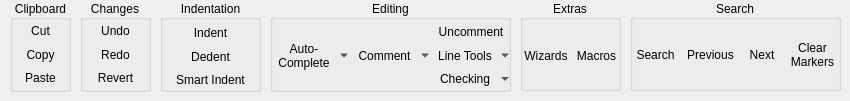
    <widget class="QWidget" name="tabEdit">
     <attribute name="title">
      <string>Edit</string>
     </attribute>
     <widget class="QGroupBox" name="groupBox">
      <property name="geometry">
       <rect>
        <x>10</x>
        <y>0</y>
        <width>61</width>
        <height>92</height>
       </rect>
      </property>
      <property name="sizePolicy">
       <sizepolicy hsizetype="Fixed" vsizetype="Fixed">
        <horstretch>0</horstretch>
        <verstretch>0</verstretch>
       </sizepolicy>
      </property>
      <property name="title">
       <string>Clipboard</string>
      </property>
      <property name="alignment">
       <set>Qt::AlignCenter</set>
      </property>
      <property name="flat">
       <bool>true</bool>
      </property>
      <widget class="QWidget" name="layoutWidget">
       <property name="geometry">
        <rect>
         <x>0</x>
         <y>19</y>
         <width>61</width>
         <height>71</height>
        </rect>
       </property>
       <layout class="QVBoxLayout" name="verticalLayout">
        <property name="spacing">
         <number>0</number>
        </property>
        <item>
         <widget class="QToolButton" name="toolButton">
          <property name="sizePolicy">
           <sizepolicy hsizetype="Preferred" vsizetype="Expanding">
            <horstretch>0</horstretch>
            <verstretch>0</verstretch>
           </sizepolicy>
          </property>
          <property name="minimumSize">
           <size>
            <width>44</width>
            <height>22</height>
           </size>
          </property>
          <property name="text">
           <string>Cut</string>
          </property>
          <property name="icon">
           <iconset resource="../../Resources/Icons/ericActions.qrc">
            <normaloff>:/Edit/editCut.png</normaloff>:/Edit/editCut.png</iconset>
          </property>
          <property name="iconSize">
           <size>
            <width>16</width>
            <height>16</height>
           </size>
          </property>
          <property name="toolButtonStyle">
           <enum>Qt::ToolButtonTextBesideIcon</enum>
          </property>
          <property name="autoRaise">
           <bool>true</bool>
          </property>
         </widget>
        </item>
        <item>
         <widget class="QToolButton" name="toolButton_6">
          <property name="sizePolicy">
           <sizepolicy hsizetype="Preferred" vsizetype="Expanding">
            <horstretch>0</horstretch>
            <verstretch>0</verstretch>
           </sizepolicy>
          </property>
          <property name="minimumSize">
           <size>
            <width>44</width>
            <height>22</height>
           </size>
          </property>
          <property name="text">
           <string>Copy</string>
          </property>
          <property name="icon">
           <iconset resource="../../Resources/Icons/ericActions.qrc">
            <normaloff>:/Edit/editCopy.png</normaloff>:/Edit/editCopy.png</iconset>
          </property>
          <property name="iconSize">
           <size>
            <width>16</width>
            <height>16</height>
           </size>
          </property>
          <property name="toolButtonStyle">
           <enum>Qt::ToolButtonTextBesideIcon</enum>
          </property>
          <property name="autoRaise">
           <bool>true</bool>
          </property>
         </widget>
        </item>
        <item>
         <widget class="QToolButton" name="toolButton_7">
          <property name="sizePolicy">
           <sizepolicy hsizetype="Preferred" vsizetype="Expanding">
            <horstretch>0</horstretch>
            <verstretch>0</verstretch>
           </sizepolicy>
          </property>
          <property name="minimumSize">
           <size>
            <width>44</width>
            <height>22</height>
           </size>
          </property>
          <property name="text">
           <string>Paste</string>
          </property>
          <property name="icon">
           <iconset resource="../../Resources/Icons/ericActions.qrc">
            <normaloff>:/Edit/editPaste.png</normaloff>:/Edit/editPaste.png</iconset>
          </property>
          <property name="iconSize">
           <size>
            <width>16</width>
            <height>16</height>
           </size>
          </property>
          <property name="toolButtonStyle">
           <enum>Qt::ToolButtonTextBesideIcon</enum>
          </property>
          <property name="autoRaise">
           <bool>true</bool>
          </property>
         </widget>
        </item>
       </layout>
      </widget>
     </widget>
     <widget class="QGroupBox" name="groupBox_2">
      <property name="geometry">
       <rect>
        <x>80</x>
        <y>0</y>
        <width>71</width>
        <height>92</height>
       </rect>
      </property>
      <property name="sizePolicy">
       <sizepolicy hsizetype="Fixed" vsizetype="Fixed">
        <horstretch>0</horstretch>
        <verstretch>0</verstretch>
       </sizepolicy>
      </property>
      <property name="title">
       <string>Changes</string>
      </property>
      <property name="alignment">
       <set>Qt::AlignCenter</set>
      </property>
      <property name="flat">
       <bool>true</bool>
      </property>
      <widget class="QWidget" name="layoutWidget">
       <property name="geometry">
        <rect>
         <x>0</x>
         <y>19</y>
         <width>71</width>
         <height>71</height>
        </rect>
       </property>
       <layout class="QVBoxLayout" name="verticalLayout_2">
        <property name="spacing">
         <number>0</number>
        </property>
        <item>
         <widget class="QToolButton" name="toolButton_2">
          <property name="sizePolicy">
           <sizepolicy hsizetype="Preferred" vsizetype="Expanding">
            <horstretch>0</horstretch>
            <verstretch>0</verstretch>
           </sizepolicy>
          </property>
          <property name="minimumSize">
           <size>
            <width>44</width>
            <height>22</height>
           </size>
          </property>
          <property name="text">
           <string>Undo</string>
          </property>
          <property name="icon">
           <iconset resource="../../Resources/Icons/ericActions.qrc">
            <normaloff>:/Edit/editUndo.png</normaloff>:/Edit/editUndo.png</iconset>
          </property>
          <property name="iconSize">
           <size>
            <width>16</width>
            <height>16</height>
           </size>
          </property>
          <property name="toolButtonStyle">
           <enum>Qt::ToolButtonTextBesideIcon</enum>
          </property>
          <property name="autoRaise">
           <bool>true</bool>
          </property>
         </widget>
        </item>
        <item>
         <widget class="QToolButton" name="toolButton_8">
          <property name="sizePolicy">
           <sizepolicy hsizetype="Preferred" vsizetype="Expanding">
            <horstretch>0</horstretch>
            <verstretch>0</verstretch>
           </sizepolicy>
          </property>
          <property name="minimumSize">
           <size>
            <width>44</width>
            <height>22</height>
           </size>
          </property>
          <property name="text">
           <string>Redo</string>
          </property>
          <property name="icon">
           <iconset resource="../../Resources/Icons/ericActions.qrc">
            <normaloff>:/Edit/editRedo.png</normaloff>:/Edit/editRedo.png</iconset>
          </property>
          <property name="iconSize">
           <size>
            <width>16</width>
            <height>16</height>
           </size>
          </property>
          <property name="toolButtonStyle">
           <enum>Qt::ToolButtonTextBesideIcon</enum>
          </property>
          <property name="autoRaise">
           <bool>true</bool>
          </property>
         </widget>
        </item>
        <item>
         <widget class="QToolButton" name="toolButton_9">
          <property name="sizePolicy">
           <sizepolicy hsizetype="Preferred" vsizetype="Expanding">
            <horstretch>0</horstretch>
            <verstretch>0</verstretch>
           </sizepolicy>
          </property>
          <property name="minimumSize">
           <size>
            <width>44</width>
            <height>22</height>
           </size>
          </property>
          <property name="text">
           <string>Revert</string>
          </property>
          <property name="icon">
           <iconset resource="../../Resources/Icons/ericActions.qrc">
            <normaloff>:/Edit/revert.png</normaloff>:/Edit/revert.png</iconset>
          </property>
          <property name="iconSize">
           <size>
            <width>16</width>
            <height>16</height>
           </size>
          </property>
          <property name="toolButtonStyle">
           <enum>Qt::ToolButtonTextBesideIcon</enum>
          </property>
          <property name="autoRaise">
           <bool>true</bool>
          </property>
         </widget>
        </item>
       </layout>
      </widget>
     </widget>
     <widget class="QGroupBox" name="groupBox_3">
      <property name="geometry">
       <rect>
        <x>160</x>
        <y>0</y>
        <width>101</width>
        <height>92</height>
       </rect>
      </property>
      <property name="sizePolicy">
       <sizepolicy hsizetype="Fixed" vsizetype="Fixed">
        <horstretch>0</horstretch>
        <verstretch>0</verstretch>
       </sizepolicy>
      </property>
      <property name="title">
       <string>Indentation</string>
      </property>
      <property name="alignment">
       <set>Qt::AlignCenter</set>
      </property>
      <property name="flat">
       <bool>true</bool>
      </property>
      <widget class="QWidget" name="layoutWidget">
       <property name="geometry">
        <rect>
         <x>0</x>
         <y>21</y>
         <width>101</width>
         <height>71</height>
        </rect>
       </property>
       <layout class="QVBoxLayout" name="verticalLayout_4">
        <property name="spacing">
         <number>0</number>
        </property>
        <item>
         <widget class="QToolButton" name="toolButton_12">
          <property name="sizePolicy">
           <sizepolicy hsizetype="Preferred" vsizetype="Expanding">
            <horstretch>0</horstretch>
            <verstretch>0</verstretch>
           </sizepolicy>
          </property>
          <property name="minimumSize">
           <size>
            <width>44</width>
            <height>0</height>
           </size>
          </property>
          <property name="text">
           <string>Indent</string>
          </property>
          <property name="icon">
           <iconset resource="../../Resources/Icons/ericActions.qrc">
            <normaloff>:/Edit/editIndent.png</normaloff>:/Edit/editIndent.png</iconset>
          </property>
          <property name="iconSize">
           <size>
            <width>16</width>
            <height>16</height>
           </size>
          </property>
          <property name="toolButtonStyle">
           <enum>Qt::ToolButtonTextBesideIcon</enum>
          </property>
          <property name="autoRaise">
           <bool>true</bool>
          </property>
         </widget>
        </item>
        <item>
         <widget class="QToolButton" name="toolButton_13">
          <property name="sizePolicy">
           <sizepolicy hsizetype="Preferred" vsizetype="Expanding">
            <horstretch>0</horstretch>
            <verstretch>0</verstretch>
           </sizepolicy>
          </property>
          <property name="minimumSize">
           <size>
            <width>44</width>
            <height>0</height>
           </size>
          </property>
          <property name="text">
           <string>Dedent</string>
          </property>
          <property name="icon">
           <iconset resource="../../Resources/Icons/ericActions.qrc">
            <normaloff>:/Edit/editUnindent.png</normaloff>:/Edit/editUnindent.png</iconset>
          </property>
          <property name="iconSize">
           <size>
            <width>16</width>
            <height>16</height>
           </size>
          </property>
          <property name="toolButtonStyle">
           <enum>Qt::ToolButtonTextBesideIcon</enum>
          </property>
          <property name="autoRaise">
           <bool>true</bool>
          </property>
         </widget>
        </item>
        <item>
         <widget class="QToolButton" name="toolButton_11">
          <property name="sizePolicy">
           <sizepolicy hsizetype="Preferred" vsizetype="Expanding">
            <horstretch>0</horstretch>
            <verstretch>0</verstretch>
           </sizepolicy>
          </property>
          <property name="minimumSize">
           <size>
            <width>44</width>
            <height>0</height>
           </size>
          </property>
          <property name="text">
           <string>Smart Indent</string>
          </property>
          <property name="icon">
           <iconset resource="../../Resources/Icons/ericActions.qrc">
            <normaloff>:/Edit/editSmartIndent.png</normaloff>:/Edit/editSmartIndent.png</iconset>
          </property>
          <property name="iconSize">
           <size>
            <width>16</width>
            <height>16</height>
           </size>
          </property>
          <property name="toolButtonStyle">
           <enum>Qt::ToolButtonTextBesideIcon</enum>
          </property>
          <property name="autoRaise">
           <bool>true</bool>
          </property>
         </widget>
        </item>
       </layout>
      </widget>
     </widget>
     <widget class="QGroupBox" name="groupBox_4">
      <property name="geometry">
       <rect>
        <x>270</x>
        <y>0</y>
        <width>241</width>
        <height>92</height>
       </rect>
      </property>
      <property name="sizePolicy">
       <sizepolicy hsizetype="Fixed" vsizetype="Fixed">
        <horstretch>0</horstretch>
        <verstretch>0</verstretch>
       </sizepolicy>
      </property>
      <property name="title">
       <string>Editing</string>
      </property>
      <property name="alignment">
       <set>Qt::AlignCenter</set>
      </property>
      <property name="flat">
       <bool>true</bool>
      </property>
      <widget class="QWidget" name="">
       <property name="geometry">
        <rect>
         <x>0</x>
         <y>20</y>
         <width>241</width>
         <height>71</height>
        </rect>
       </property>
       <layout class="QGridLayout" name="gridLayout_6">
        <property name="spacing">
         <number>0</number>
        </property>
        <item row="0" column="0" rowspan="3">
         <widget class="QToolButton" name="toolButton_50">
          <property name="sizePolicy">
           <sizepolicy hsizetype="Preferred" vsizetype="Expanding">
            <horstretch>0</horstretch>
            <verstretch>0</verstretch>
           </sizepolicy>
          </property>
          <property name="minimumSize">
           <size>
            <width>44</width>
            <height>22</height>
           </size>
          </property>
          <property name="text">
           <string>Auto-
Complete</string>
          </property>
          <property name="icon">
           <iconset resource="../../Resources/Icons/ericActions.qrc">
            <normaloff>:/Edit/autocomplete.png</normaloff>:/Edit/autocomplete.png</iconset>
          </property>
          <property name="iconSize">
           <size>
            <width>32</width>
            <height>32</height>
           </size>
          </property>
          <property name="popupMode">
           <enum>QToolButton::MenuButtonPopup</enum>
          </property>
          <property name="toolButtonStyle">
           <enum>Qt::ToolButtonTextUnderIcon</enum>
          </property>
          <property name="autoRaise">
           <bool>true</bool>
          </property>
         </widget>
        </item>
        <item row="0" column="1" rowspan="3">
         <widget class="QToolButton" name="toolButton_4">
          <property name="sizePolicy">
           <sizepolicy hsizetype="Preferred" vsizetype="Expanding">
            <horstretch>0</horstretch>
            <verstretch>0</verstretch>
           </sizepolicy>
          </property>
          <property name="minimumSize">
           <size>
            <width>44</width>
            <height>22</height>
           </size>
          </property>
          <property name="text">
           <string>Comment</string>
          </property>
          <property name="icon">
           <iconset resource="../../Resources/Icons/ericActions.qrc">
            <normaloff>:/Edit/editComment.png</normaloff>:/Edit/editComment.png</iconset>
          </property>
          <property name="iconSize">
           <size>
            <width>32</width>
            <height>32</height>
           </size>
          </property>
          <property name="popupMode">
           <enum>QToolButton::MenuButtonPopup</enum>
          </property>
          <property name="toolButtonStyle">
           <enum>Qt::ToolButtonTextUnderIcon</enum>
          </property>
          <property name="autoRaise">
           <bool>true</bool>
          </property>
         </widget>
        </item>
        <item row="0" column="2">
         <widget class="QToolButton" name="toolButton_10">
          <property name="sizePolicy">
           <sizepolicy hsizetype="Preferred" vsizetype="Expanding">
            <horstretch>0</horstretch>
            <verstretch>0</verstretch>
           </sizepolicy>
          </property>
          <property name="minimumSize">
           <size>
            <width>44</width>
            <height>22</height>
           </size>
          </property>
          <property name="text">
           <string>Uncomment</string>
          </property>
          <property name="icon">
           <iconset resource="../../Resources/Icons/ericActions.qrc">
            <normaloff>:/Edit/editUncomment.png</normaloff>:/Edit/editUncomment.png</iconset>
          </property>
          <property name="iconSize">
           <size>
            <width>16</width>
            <height>16</height>
           </size>
          </property>
          <property name="toolButtonStyle">
           <enum>Qt::ToolButtonTextBesideIcon</enum>
          </property>
          <property name="autoRaise">
           <bool>true</bool>
          </property>
         </widget>
        </item>
        <item row="1" column="2">
         <widget class="QToolButton" name="toolButton_14">
          <property name="sizePolicy">
           <sizepolicy hsizetype="Preferred" vsizetype="Expanding">
            <horstretch>0</horstretch>
            <verstretch>0</verstretch>
           </sizepolicy>
          </property>
          <property name="minimumSize">
           <size>
            <width>44</width>
            <height>22</height>
           </size>
          </property>
          <property name="toolTip">
           <string>&lt;!DOCTYPE HTML PUBLIC &quot;-//W3C//DTD HTML 4.0//EN&quot; &quot;http://www.w3.org/TR/REC-html40/strict.dtd&quot;&gt;
&lt;html&gt;&lt;head&gt;&lt;meta name=&quot;qrichtext&quot; content=&quot;1&quot; /&gt;&lt;style type=&quot;text/css&quot;&gt;
p, li { white-space: pre-wrap; }
&lt;/style&gt;&lt;/head&gt;&lt;body style=&quot; font-family:'MS Shell Dlg 2'; font-size:8.25pt; font-weight:400; font-style:normal;&quot;&gt;
&lt;p style=&quot; margin-top:0px; margin-bottom:0px; margin-left:0px; margin-right:0px; -qt-block-indent:0; text-indent:0px;&quot;&gt;&lt;span style=&quot; font-size:8pt;&quot;&gt;Menu:&lt;/span&gt;&lt;/p&gt;
&lt;p style=&quot; margin-top:0px; margin-bottom:0px; margin-left:0px; margin-right:0px; -qt-block-indent:0; text-indent:0px;&quot;&gt;&lt;span style=&quot; font-size:8pt;&quot;&gt;Clear Line&lt;/span&gt;&lt;/p&gt;
&lt;p style=&quot; margin-top:0px; margin-bottom:0px; margin-left:0px; margin-right:0px; -qt-block-indent:0; text-indent:0px;&quot;&gt;&lt;span style=&quot; font-size:8pt;&quot;&gt;Convert EOL Characters&lt;/span&gt;&lt;/p&gt;
&lt;p style=&quot; margin-top:0px; margin-bottom:0px; margin-left:0px; margin-right:0px; -qt-block-indent:0; text-indent:0px;&quot;&gt;&lt;span style=&quot; font-size:8pt;&quot;&gt;Shorten Blank Lines&lt;/span&gt;&lt;/p&gt;&lt;/body&gt;&lt;/html&gt;</string>
          </property>
          <property name="text">
           <string>Line Tools</string>
          </property>
          <property name="icon">
           <iconset resource="../../Resources/Icons/ericActions.qrc">
            <normaloff>:/Edit/edit_pen.png</normaloff>:/Edit/edit_pen.png</iconset>
          </property>
          <property name="iconSize">
           <size>
            <width>16</width>
            <height>16</height>
           </size>
          </property>
          <property name="popupMode">
           <enum>QToolButton::MenuButtonPopup</enum>
          </property>
          <property name="toolButtonStyle">
           <enum>Qt::ToolButtonTextBesideIcon</enum>
          </property>
          <property name="autoRaise">
           <bool>true</bool>
          </property>
         </widget>
        </item>
        <item row="2" column="2">
         <widget class="QToolButton" name="toolButton_15">
          <property name="sizePolicy">
           <sizepolicy hsizetype="Preferred" vsizetype="Expanding">
            <horstretch>0</horstretch>
            <verstretch>0</verstretch>
           </sizepolicy>
          </property>
          <property name="minimumSize">
           <size>
            <width>44</width>
            <height>22</height>
           </size>
          </property>
          <property name="toolTip">
           <string>Menu:
Syntax
Indentation
Spelling
-----
Automatic Spellcheck</string>
          </property>
          <property name="text">
           <string>Checking</string>
          </property>
          <property name="icon">
           <iconset resource="../../Resources/Icons/ericActions.qrc">
            <normaloff>:/Tools/masterProject.png</normaloff>:/Tools/masterProject.png</iconset>
          </property>
          <property name="iconSize">
           <size>
            <width>16</width>
            <height>16</height>
           </size>
          </property>
          <property name="popupMode">
           <enum>QToolButton::MenuButtonPopup</enum>
          </property>
          <property name="toolButtonStyle">
           <enum>Qt::ToolButtonTextBesideIcon</enum>
          </property>
          <property name="autoRaise">
           <bool>true</bool>
          </property>
         </widget>
        </item>
       </layout>
      </widget>
     </widget>
     <widget class="QGroupBox" name="groupBox_13">
      <property name="geometry">
       <rect>
        <x>520</x>
        <y>0</y>
        <width>101</width>
        <height>91</height>
       </rect>
      </property>
      <property name="title">
       <string>Extras</string>
      </property>
      <property name="alignment">
       <set>Qt::AlignCenter</set>
      </property>
      <property name="flat">
       <bool>true</bool>
      </property>
      <widget class="QWidget" name="layoutWidget">
       <property name="geometry">
        <rect>
         <x>0</x>
         <y>20</y>
         <width>101</width>
         <height>71</height>
        </rect>
       </property>
       <layout class="QHBoxLayout" name="horizontalLayout_2">
        <property name="spacing">
         <number>0</number>
        </property>
        <item>
         <widget class="QToolButton" name="toolButton_48">
          <property name="sizePolicy">
           <sizepolicy hsizetype="Preferred" vsizetype="Expanding">
            <horstretch>0</horstretch>
            <verstretch>0</verstretch>
           </sizepolicy>
          </property>
          <property name="minimumSize">
           <size>
            <width>44</width>
            <height>22</height>
           </size>
          </property>
          <property name="text">
           <string>Wizards</string>
          </property>
          <property name="icon">
           <iconset resource="../../Resources/Icons/ericActions.qrc">
            <normaloff>:/Edit/wizard.png</normaloff>:/Edit/wizard.png</iconset>
          </property>
          <property name="iconSize">
           <size>
            <width>32</width>
            <height>32</height>
           </size>
          </property>
          <property name="popupMode">
           <enum>QToolButton::InstantPopup</enum>
          </property>
          <property name="toolButtonStyle">
           <enum>Qt::ToolButtonTextUnderIcon</enum>
          </property>
          <property name="autoRaise">
           <bool>true</bool>
          </property>
         </widget>
        </item>
        <item>
         <widget class="QToolButton" name="toolButton_49">
          <property name="sizePolicy">
           <sizepolicy hsizetype="Preferred" vsizetype="Expanding">
            <horstretch>0</horstretch>
            <verstretch>0</verstretch>
           </sizepolicy>
          </property>
          <property name="minimumSize">
           <size>
            <width>44</width>
            <height>22</height>
           </size>
          </property>
          <property name="text">
           <string>Macros</string>
          </property>
          <property name="icon">
           <iconset resource="../../Resources/Icons/ericActions.qrc">
            <normaloff>:/Macro/macros.png</normaloff>:/Macro/macros.png</iconset>
          </property>
          <property name="iconSize">
           <size>
            <width>32</width>
            <height>32</height>
           </size>
          </property>
          <property name="popupMode">
           <enum>QToolButton::InstantPopup</enum>
          </property>
          <property name="toolButtonStyle">
           <enum>Qt::ToolButtonTextUnderIcon</enum>
          </property>
          <property name="autoRaise">
           <bool>true</bool>
          </property>
         </widget>
        </item>
       </layout>
      </widget>
     </widget>
     <widget class="QGroupBox" name="groupBox_20">
      <property name="geometry">
       <rect>
        <x>630</x>
        <y>0</y>
        <width>211</width>
        <height>91</height>
       </rect>
      </property>
      <property name="title">
       <string>Search</string>
      </property>
      <property name="alignment">
       <set>Qt::AlignCenter</set>
      </property>
      <property name="flat">
       <bool>true</bool>
      </property>
      <widget class="QWidget" name="">
       <property name="geometry">
        <rect>
         <x>0</x>
         <y>20</y>
         <width>211</width>
         <height>70</height>
        </rect>
       </property>
       <layout class="QHBoxLayout" name="horizontalLayout_15">
        <property name="spacing">
         <number>0</number>
        </property>
        <item>
         <widget class="QToolButton" name="toolButton_77">
          <property name="sizePolicy">
           <sizepolicy hsizetype="Preferred" vsizetype="Expanding">
            <horstretch>0</horstretch>
            <verstretch>0</verstretch>
           </sizepolicy>
          </property>
          <property name="minimumSize">
           <size>
            <width>44</width>
            <height>22</height>
           </size>
          </property>
          <property name="text">
           <string>Search</string>
          </property>
          <property name="icon">
           <iconset resource="../../Resources/Icons/ericActions.qrc">
            <normaloff>:/Search/find.png</normaloff>:/Search/find.png</iconset>
          </property>
          <property name="iconSize">
           <size>
            <width>32</width>
            <height>32</height>
           </size>
          </property>
          <property name="popupMode">
           <enum>QToolButton::InstantPopup</enum>
          </property>
          <property name="toolButtonStyle">
           <enum>Qt::ToolButtonTextUnderIcon</enum>
          </property>
          <property name="autoRaise">
           <bool>true</bool>
          </property>
         </widget>
        </item>
        <item>
         <widget class="QToolButton" name="toolButton_79">
          <property name="sizePolicy">
           <sizepolicy hsizetype="Preferred" vsizetype="Expanding">
            <horstretch>0</horstretch>
            <verstretch>0</verstretch>
           </sizepolicy>
          </property>
          <property name="minimumSize">
           <size>
            <width>44</width>
            <height>22</height>
           </size>
          </property>
          <property name="text">
           <string>Previous</string>
          </property>
          <property name="icon">
           <iconset resource="../../Resources/Icons/ericActions.qrc">
            <normaloff>:/Search/find_previous.png</normaloff>:/Search/find_previous.png</iconset>
          </property>
          <property name="iconSize">
           <size>
            <width>32</width>
            <height>32</height>
           </size>
          </property>
          <property name="popupMode">
           <enum>QToolButton::InstantPopup</enum>
          </property>
          <property name="toolButtonStyle">
           <enum>Qt::ToolButtonTextUnderIcon</enum>
          </property>
          <property name="autoRaise">
           <bool>true</bool>
          </property>
         </widget>
        </item>
        <item>
         <widget class="QToolButton" name="toolButton_78">
          <property name="sizePolicy">
           <sizepolicy hsizetype="Preferred" vsizetype="Expanding">
            <horstretch>0</horstretch>
            <verstretch>0</verstretch>
           </sizepolicy>
          </property>
          <property name="minimumSize">
           <size>
            <width>44</width>
            <height>22</height>
           </size>
          </property>
          <property name="text">
           <string>Next</string>
          </property>
          <property name="icon">
           <iconset resource="../../Resources/Icons/ericActions.qrc">
            <normaloff>:/Search/find_next.png</normaloff>:/Search/find_next.png</iconset>
          </property>
          <property name="iconSize">
           <size>
            <width>32</width>
            <height>32</height>
           </size>
          </property>
          <property name="popupMode">
           <enum>QToolButton::InstantPopup</enum>
          </property>
          <property name="toolButtonStyle">
           <enum>Qt::ToolButtonTextUnderIcon</enum>
          </property>
          <property name="autoRaise">
           <bool>true</bool>
          </property>
         </widget>
        </item>
        <item>
         <widget class="QToolButton" name="toolButton_80">
          <property name="sizePolicy">
           <sizepolicy hsizetype="Preferred" vsizetype="Expanding">
            <horstretch>0</horstretch>
            <verstretch>0</verstretch>
           </sizepolicy>
          </property>
          <property name="minimumSize">
           <size>
            <width>44</width>
            <height>22</height>
           </size>
          </property>
          <property name="text">
           <string>Clear
Markers</string>
          </property>
          <property name="icon">
           <iconset resource="../../Resources/Icons/ericActions.qrc">
            <normaloff>:/Search/find_clear.png</normaloff>:/Search/find_clear.png</iconset>
          </property>
          <property name="iconSize">
           <size>
            <width>32</width>
            <height>32</height>
           </size>
          </property>
          <property name="popupMode">
           <enum>QToolButton::InstantPopup</enum>
          </property>
          <property name="toolButtonStyle">
           <enum>Qt::ToolButtonTextUnderIcon</enum>
          </property>
          <property name="autoRaise">
           <bool>true</bool>
          </property>
         </widget>
        </item>
       </layout>
      </widget>
     </widget>
    </widget>
